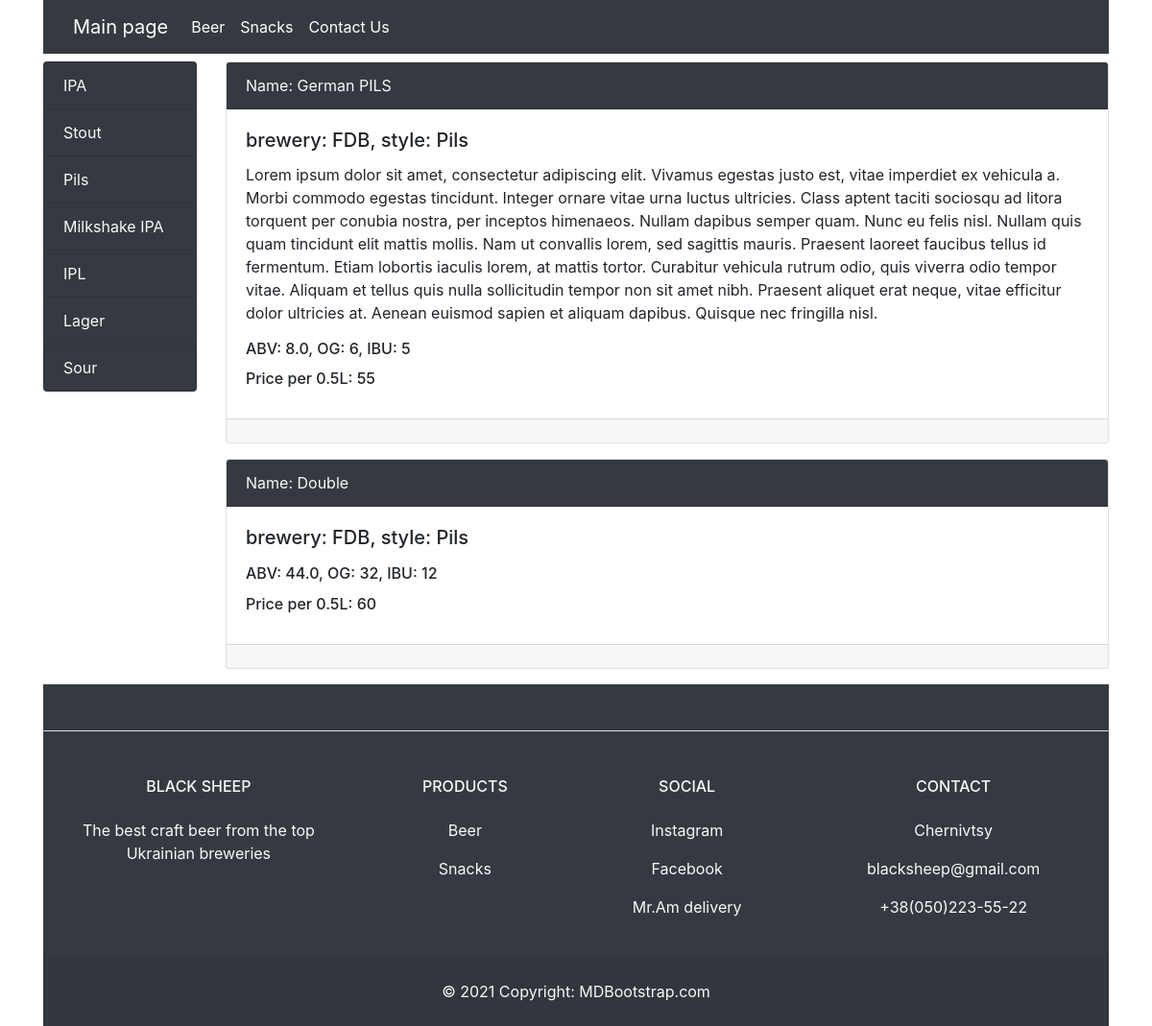
The app's page /shop/3/, older data.
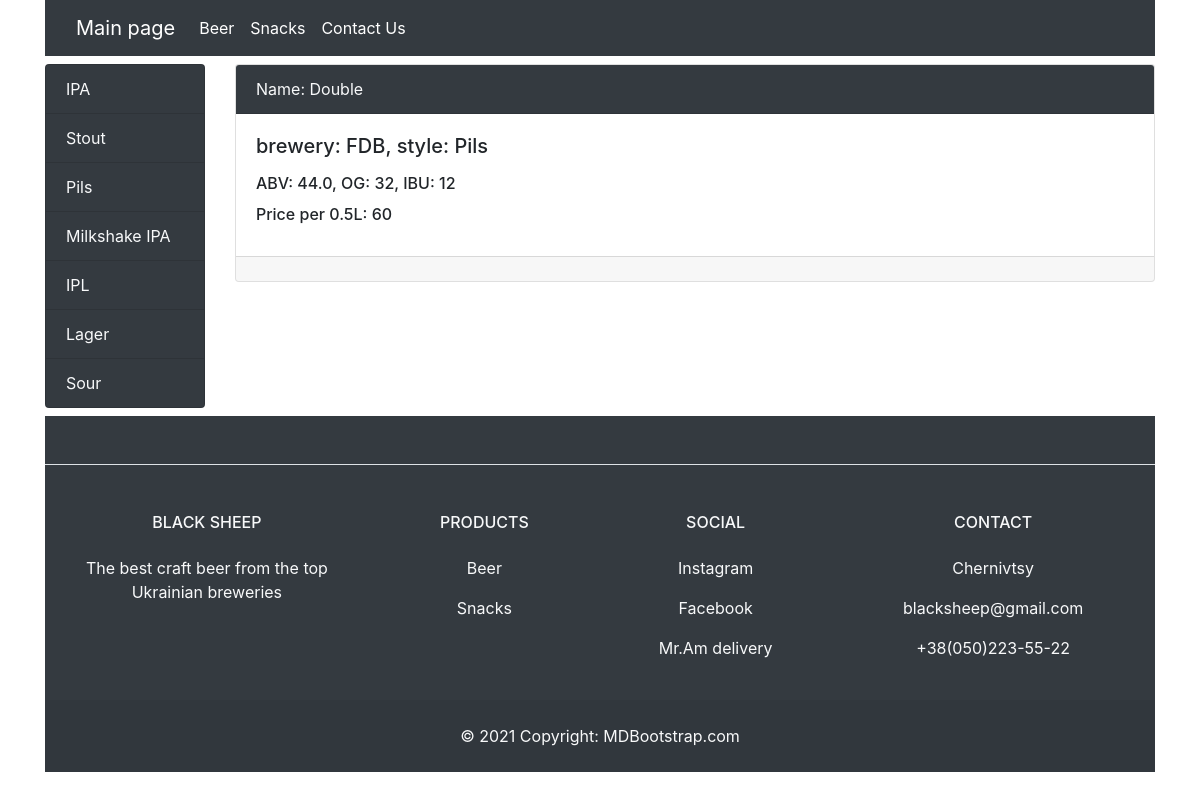
The same page, newer data.
### shop/models.py (models this page shows, shortened)
class BeerStyle(models.Model):  # Стиль пива: IPA/Stout|etc.
    name = models.CharField(max_length=50, null=True)
    slug = models.SlugField(unique=True, blank=True)
    def get_absolute_url(self):
        return reverse('style', kwargs={'beer_style_id': self.pk})
    def __str__(self):
        return self.name

class Beer(models.Model):
    brewery = models.ForeignKey(Brewery, on_delete=models.SET_NULL, null=True)
    beer_style = models.ForeignKey(BeerStyle, on_delete=models.SET_NULL, null=True)  # 'Стиль'
    beer_type = models.ForeignKey(BeerType, on_delete=models.SET_NULL, null=True)
    name = models.CharField(default="", max_length=30, blank=True)
    description = models.TextField(blank=True)
    abv = models.DecimalField(max_digits=3, decimal_places=1)  # 'ABV (Відсоток алкоголю)'
    og = models.PositiveSmallIntegerField()  # 'OG (Щільність)'
    ibu = models.PositiveSmallIntegerField()  # 'IBU (Гіркота)'
    volume = models.ManyToManyField(BeerVolume)
    price_per_05 = models.PositiveSmallIntegerField(default='0')
    available = models.BooleanField(default=True)

class Brewery(models.Model):  # Броварні
    name = models.CharField(max_length=50, null=True)  # 'Назва броварні'
    description = models.TextField()  # 'Опис броварні'
    slug = models.SlugField(unique=True, null=True, blank=True)
    def __str__(self):
        return self.name

### shop/views.py (the view)
# urls.py: path('<int:beer_style_id>/',  get_style, name='style'),
def get_style(request, beer_style_id):
    beer = Beer.objects.filter(beer_style_id=beer_style_id)
    beer_style = BeerStyle.objects.all()
    style = BeerStyle.objects.get(pk=beer_style_id)
    return render(request, 'shop/style.html', {'beer': beer, 'beer_style': beer_style, 'style': style})

### shop/templates/shop/style.html
{% extends 'base.html' %}
{% block sidebar %}
{% include 'inc/_sidebar.html' %}
{% endblock %}
{% block content %}
<div class="col-md-10">
    {% for beer in beer %}
    <div class="card mb-3 my-2">
        <div class="card-header text-light bg-dark">
            Name: {{ beer.name }}
        </div>
        <div class="card-body">
            <h5 class="card-title">brewery: {{ beer.brewery}}, style: {{ beer.beer_style }}</h5>
            <p class="card-text">{{ beer.description }}</p>
            <h6 class="card-title">ABV: {{ beer.abv }}, OG: {{ beer.og }}, IBU: {{ beer.ibu }}</h6>
            <h6 class="card-title">Price per 0.5L: {{ beer.price_per_05 }}</h6>
        </div>
        <div class="card-footer text-muted">
        </div>
    </div>
    {% endfor %}
</div>
{% endblock %}

### templates/inc/_sidebar.html
<div class="col-md-2">
    <div class="list-group my-2">
        {% for style in beer_style %}
        <a href="{{ style.get_absolute_url }}" class="list-group-item list-group-item-action text-light bg-dark">{{ style.name }}</a>
        {% endfor %}
    </div>
</div>

Row changes from the older to the newer data that the page shows:
removed Beer: name "German PILS", brewery "FDB", beer_style "Pils", description "Lorem ipsum dolor sit amet, consectetur adipiscing elit. Vivamus egestas justo est, vitae imperdiet ex vehicula a. Morbi commodo egestas tincidunt. Integer ornare vitae urna luctus ultricies. Class aptent taciti sociosqu ad litora torquent per conubia nostra, per inceptos himenaeos. Nullam dapibus semper quam. Nunc eu felis nisl. Nullam quis quam tincidunt elit mattis mollis. Nam ut convallis lorem, sed sagittis mauris. Praesent laoreet faucibus tellus id fermentum. Etiam lobortis iaculis lorem, at mattis tortor. Curabitur vehicula rutrum odio, quis viverra odio tempor vitae. Aliquam et tellus quis nulla sollicitudin tempor non sit amet nibh. Praesent aliquet erat neque, vitae efficitur…", abv "8.0", og "6", ibu "5", price_per_05 "55"
